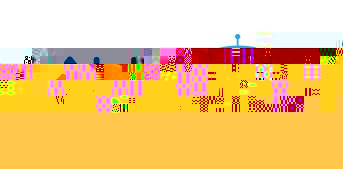
#> input picture src/autobot_astra/scripts/opencv/autobot.jpg, 343 x 169 px
$ python 3_3.py
#> lines starting #> are read from the running program, lines starting #| are printed output that depends on the picture; after the words box and inside, x2 and y2 are one past the last pixel; in counts of white or black regions, pixels touching at a corner belong together
import cv2
import numpy as np
if __name__ == '__main__':
	img = cv2.imread('autobot.jpg')
#> img is the input picture: shape (169, 343, 3); mean B, G, R 127.5, 199.3, 243.7
	gray = cv2.cvtColor(img,cv2.COLOR_BGR2GRAY)
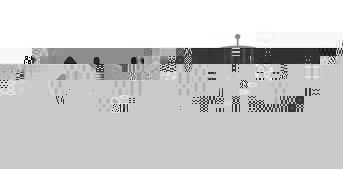
#> gray: shape (169, 343); min 3, max 255, mean 204.5
	imgG = cv2.GaussianBlur(gray,(3,3),0)
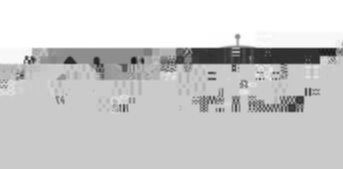
#> imgG: shape (169, 343); min 23, max 255, mean 204.5
	dst = cv2.Canny(imgG,50,50)
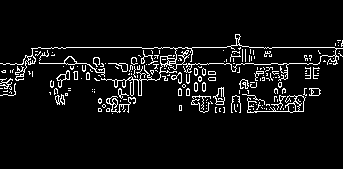
#> dst: shape (169, 343); 6.3% white in thin lines or dots, all inside (x1, y1, x2, y2) = (0, 34, 343, 114)
	while True :
		cv2.imshow("frame",img)
		cv2.imshow('gray', gray)
		cv2.imshow("canny",dst)
		action = cv2.waitKey(10) & 0xFF
#> (key q is pressed here)
		if action == ord('q') or action == 113:
			break
#> (the run stopped early here; a loop or call above may not have finished)
